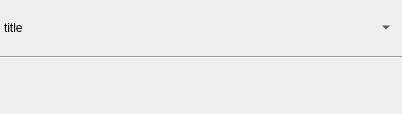
<?xml version="1.0" encoding="UTF-8"?>
<ui version="4.0">
 <class>ToolPage</class>
 <widget class="QWidget" name="ToolPage">
  <property name="geometry">
   <rect>
    <x>0</x>
    <y>0</y>
    <width>402</width>
    <height>114</height>
   </rect>
  </property>
  <property name="windowTitle">
   <string>Form</string>
  </property>
  <property name="styleSheet">
   <string notr="true"/>
  </property>
  <layout class="QVBoxLayout" name="verticalLayout">
   <property name="spacing">
    <number>0</number>
   </property>
   <property name="leftMargin">
    <number>0</number>
   </property>
   <property name="topMargin">
    <number>0</number>
   </property>
   <property name="rightMargin">
    <number>0</number>
   </property>
   <property name="bottomMargin">
    <number>0</number>
   </property>
   <item>
    <widget class="QWidget" name="widgetTitle" native="true">
     <layout class="QHBoxLayout" name="horizontalLayout">
      <property name="leftMargin">
       <number>4</number>
      </property>
      <property name="topMargin">
       <number>4</number>
      </property>
      <property name="rightMargin">
       <number>4</number>
      </property>
      <property name="bottomMargin">
       <number>4</number>
      </property>
      <item>
       <widget class="QLabel" name="lblTitle">
        <property name="text">
         <string>title</string>
        </property>
       </widget>
      </item>
      <item>
       <spacer name="horizontalSpacer">
        <property name="orientation">
         <enum>Qt::Horizontal</enum>
        </property>
        <property name="sizeHint" stdset="0">
         <size>
          <width>0</width>
          <height>0</height>
         </size>
        </property>
       </spacer>
      </item>
      <item>
       <widget class="QToolButton" name="tbnFold">
        <property name="text">
         <string>...</string>
        </property>
        <property name="checkable">
         <bool>false</bool>
        </property>
        <property name="autoRepeat">
         <bool>false</bool>
        </property>
        <property name="autoExclusive">
         <bool>false</bool>
        </property>
        <property name="autoRaise">
         <bool>true</bool>
        </property>
        <property name="arrowType">
         <enum>Qt::DownArrow</enum>
        </property>
       </widget>
      </item>
     </layout>
    </widget>
   </item>
   <item>
    <widget class="Line" name="line">
     <property name="orientation">
      <enum>Qt::Horizontal</enum>
     </property>
    </widget>
   </item>
   <item>
    <widget class="QWidget" name="widgetContent" native="true">
     <property name="minimumSize">
      <size>
       <width>0</width>
       <height>50</height>
      </size>
     </property>
     <layout class="QVBoxLayout" name="verticalLayoutContent">
      <property name="spacing">
       <number>0</number>
      </property>
      <property name="leftMargin">
       <number>0</number>
      </property>
      <property name="topMargin">
       <number>0</number>
      </property>
      <property name="rightMargin">
       <number>0</number>
      </property>
      <property name="bottomMargin">
       <number>0</number>
      </property>
     </layout>
    </widget>
   </item>
  </layout>
 </widget>
 <resources>
  <include location="../res/res.qrc"/>
 </resources>
 <connections/>
</ui>
